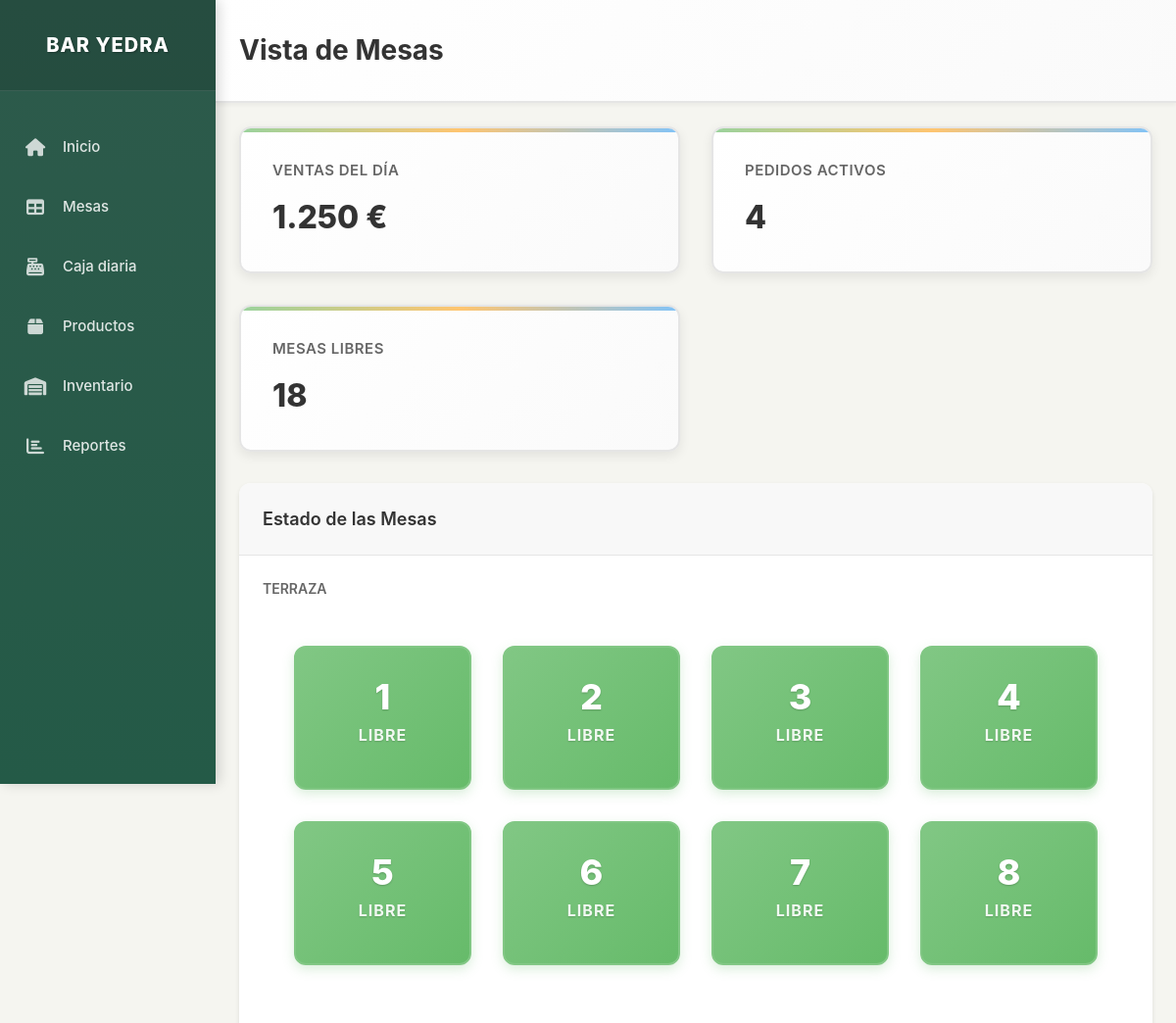
Before: / (upper part) with the older database file.
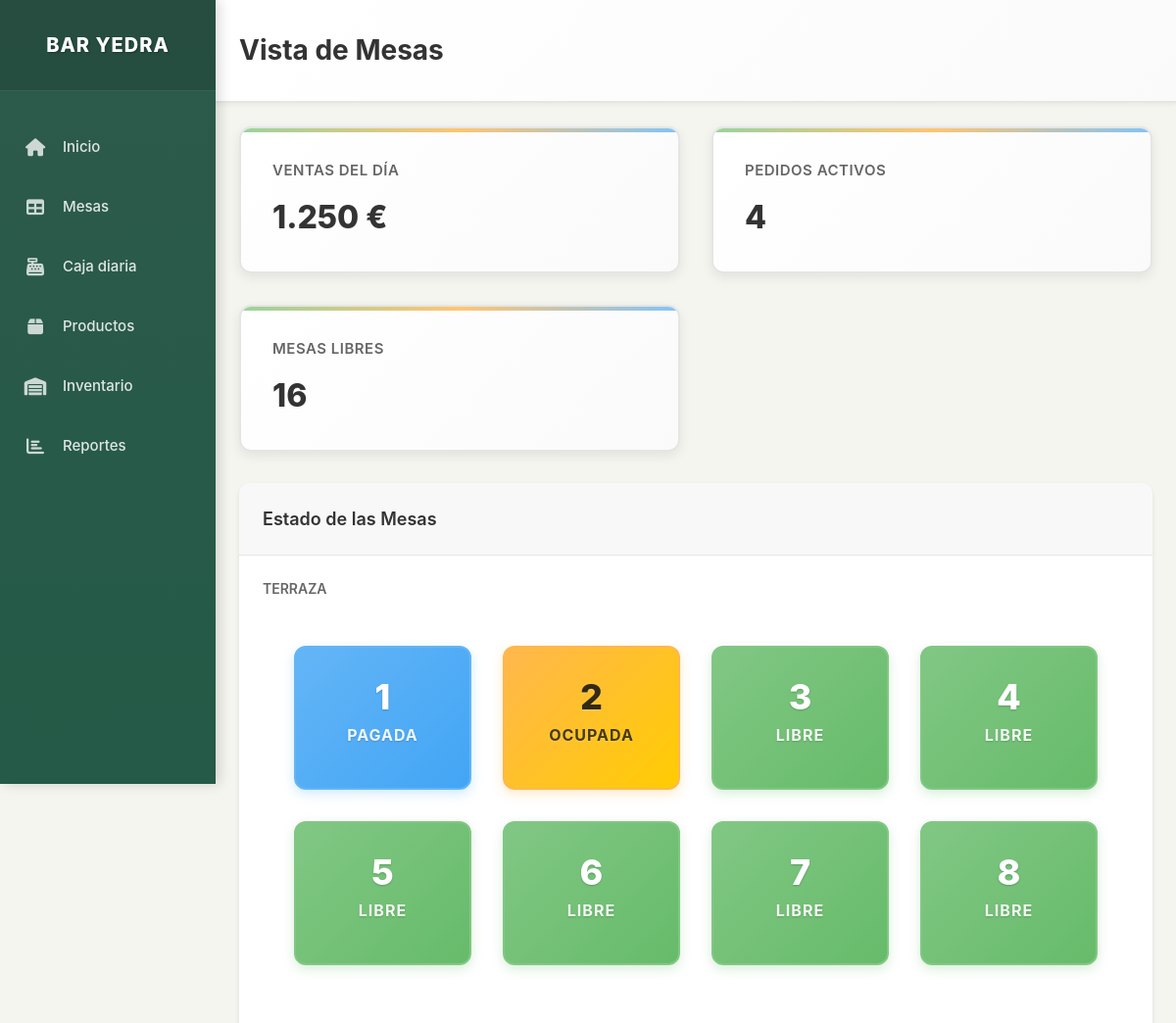
After: the same page with the newer database file.
### models.py (models this page shows, shortened)
class Mesa(db.Model):
    id = db.Column(db.Integer, primary_key=True)
    numero = db.Column(db.Integer, nullable=False)
    zona = db.Column(db.String(50), nullable=False)  # Terraza, Sala, Barra
    estado = db.Column(db.String(20), default='libre')  # libre, ocupada, pagada
    pedidos = db.relationship('Pedido', backref='mesa', lazy=True)

### app.py (the view)
@app.route('/')
def index():
    mesas_terraza = Mesa.query.filter_by(zona='Terraza').all()
    mesas_sala = Mesa.query.filter_by(zona='Sala').all()
    mesas_barra = Mesa.query.filter_by(zona='Barra').all()
    return render_template('index.html',
                         mesas_terraza=mesas_terraza,
                         mesas_sala=mesas_sala,
                         mesas_barra=mesas_barra)

### templates/index.html (shortened to what this page needs)
{% extends "layout.html" %}
{% block page_title %}Vista de Mesas{% endblock %}
{% block content %}
<div class="stats-grid">
    <div class="stat-card">
        <div class="stat-card-title">Ventas del día</div>
        <div class="stat-card-value">1.250 €</div>
    </div>
    <div class="stat-card">
        <div class="stat-card-title">Pedidos activos</div>
        <div class="stat-card-value">4</div>
    </div>
    <div class="stat-card">
        <div class="stat-card-title">Mesas libres</div>
        <div class="stat-card-value">{{ (mesas_terraza + mesas_sala + mesas_barra)|selectattr('estado', 'equalto', 'libre')|list|length }}</div>
    </div>
</div>
<div class="card">
    <div class="card-header">
        <h3 class="card-title">Estado de las Mesas</h3>
    </div>
    <div class="card-body">
        <h4 style="margin-bottom: 16px; color: var(--color-text-light); font-size: 14px; font-weight: 600;">TERRAZA</h4>
        <div class="tables-grid" style="margin-bottom: 32px;">
            {% for mesa in mesas_terraza %}
            <div class="table-card table-{{ mesa.estado }}" onclick="goToTable({{ mesa.id }})">
                <div class="table-number">{{ mesa.numero }}</div>
                <div class="table-status">{{ mesa.estado|title }}</div>
            </div>
            {% endfor %}
        </div>
    </div>
</div>
{% set mesas_libre = [] %}
{% set mesas_ocupada = [] %}
{% set mesas_pagada = [] %}
{% for mesa in mesas_terraza + mesas_sala + mesas_barra %}
    {% if mesa.estado == 'libre' %}
        {% set _ = mesas_libre.append(mesa) %}
    {% elif mesa.estado == 'ocupada' %}
        {% set _ = mesas_ocupada.append(mesa) %}
    {% elif mesa.estado == 'pagada' %}
        {% set _ = mesas_pagada.append(mesa) %}
    {% endif %}
{% endfor %}
{% endblock %}

Changed rows visible on the page:
changed Mesa: estado "LIBRE" → "PAGADA"
changed Mesa: estado "LIBRE" → "OCUPADA"
Other visible differences:
text no longer shown: "18"
text now shown: "16"
